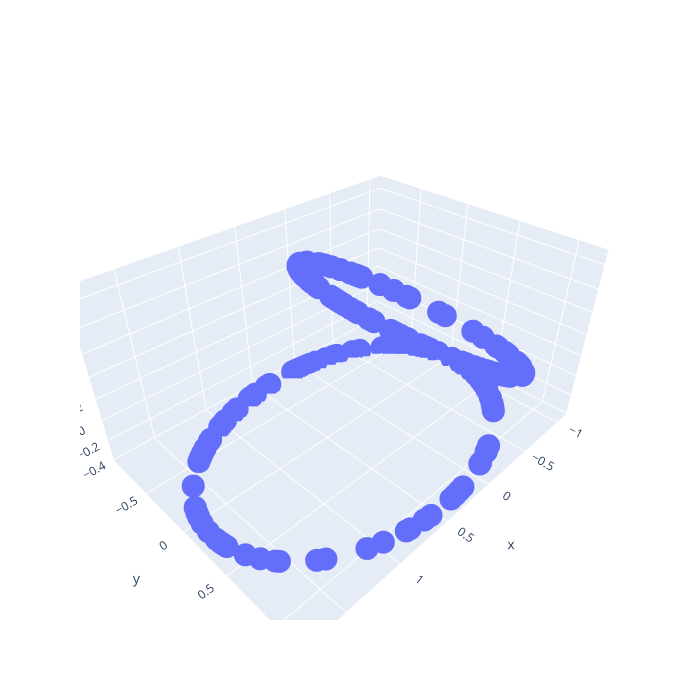

The notebook cell this image was saved under:
### Code cell
#PCA
pca = PCA(n_components=4)
data_pca = pca.fit(data).transform(data)

print('Explained Vairance', pca.explained_variance_ratio_)

fig = go.Figure(data=[go.Scatter3d(
    x=data_pca[:,0], y=data_pca[:,1], z=data_pca[:,2], 
    mode ='markers', 
)])

fig.update_layout(autosize=False, width=700, height=700)

fig.show()

### Figure 1 — Plotly figure (JSON) as saved in the notebook; plotly's stock layout.template omitted (floating-point values rounded to 4 significant figures; data arrays with more than 128 entries replaced by an {"elided": "..."} marker saying what was removed)
{"data": [{"mode": "markers", "type": "scatter3d", "x": {"elided": "200 float values"}, "y": {"elided": "200 float values"}, "z": {"elided": "200 float values"}}], "layout": {"autosize": false, "height": 700, "width": 700}}
